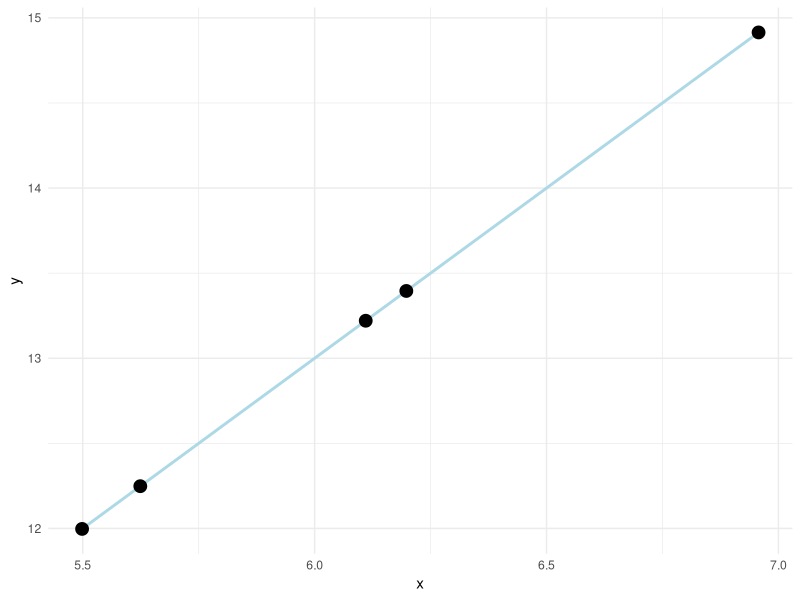
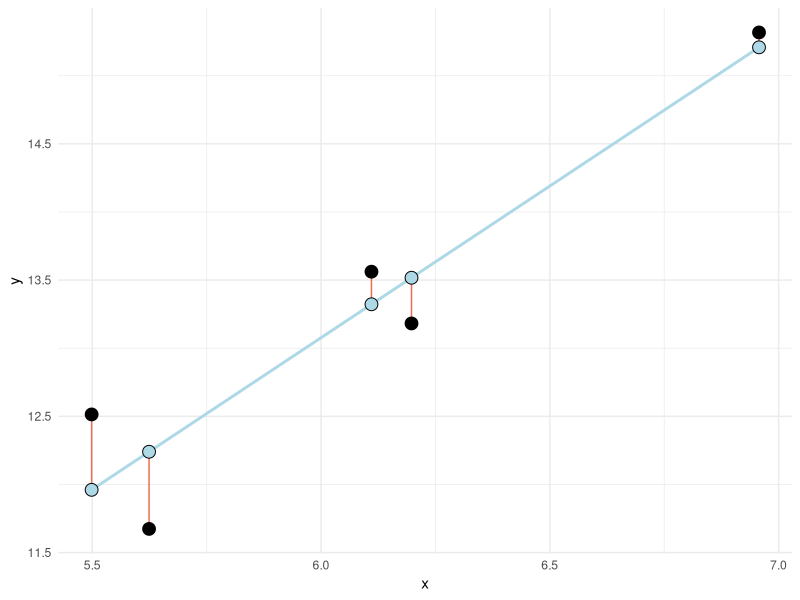
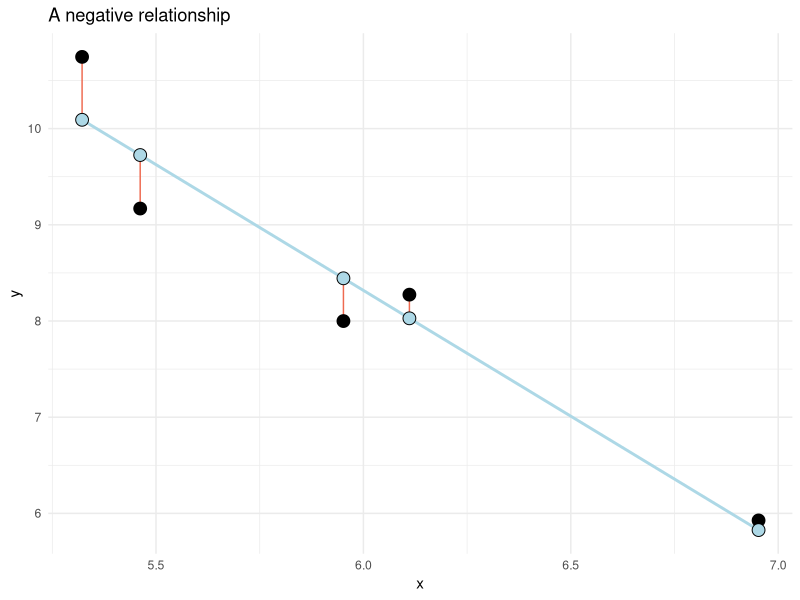
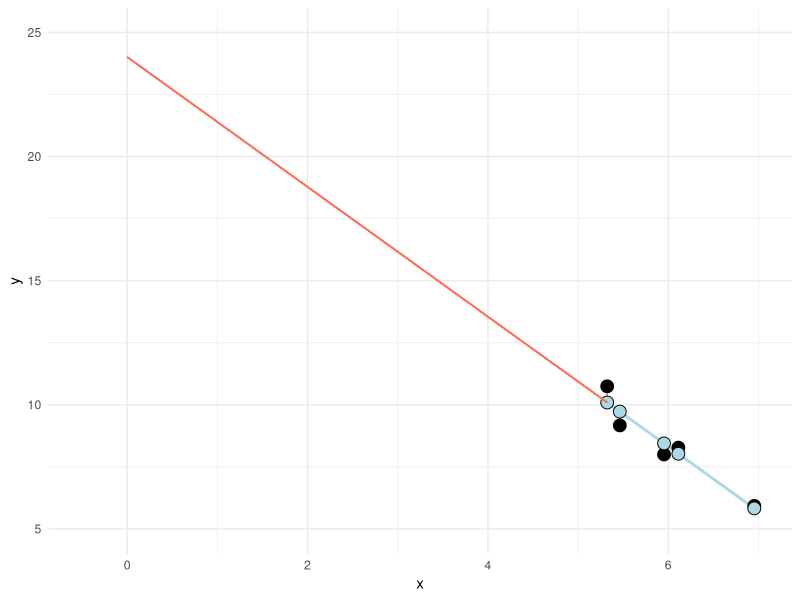
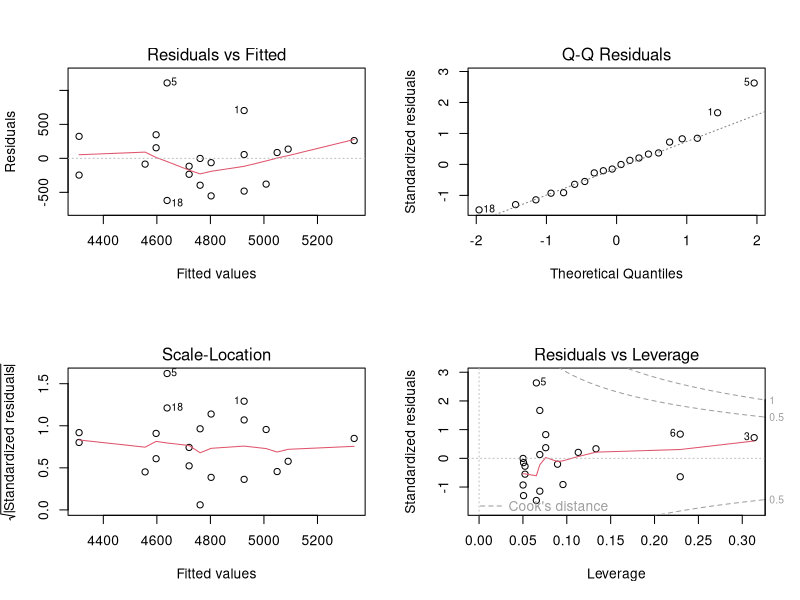

Recreate these plots in R, in order.
## ---- chunk 1
knitr::opts_chunk$set(echo = TRUE, warning = FALSE, message = FALSE)
## ---- chunk 2
library(tidyverse)
set.seed(1)
x <- rnorm(5, 6, 0.6)

y <- 1 + 2*x

ggplot(data.frame(x = x, y = y), aes(x, y)) + 
        geom_smooth(method = "lm", se = FALSE, color = "lightblue") +
        geom_point(size = 4)  + theme_minimal()

## ---- chunk 3
library(tidyverse)
set.seed(1)
x <- rnorm(5, 6, 0.6)

error <- rnorm(5, 0, 0.7)

y2 <- 1 + 2*x + error

mod <- lm(y2 ~ x)

pred <- predict(mod)
resid <- resid(mod)

ggplot(data.frame(x = x, y = y2, error = error,resid = resid, pred = pred), aes(x, y)) + 
        geom_segment(aes(x = x, xend = x,  y = pred + resid, yend = pred), color = "coral2") +
        geom_smooth(method = "lm", se = FALSE, color = "lightblue") +
        geom_point(size = 4)  +
        geom_point(aes(x, pred), fill = "lightblue", size = 4, shape = 21) +
        theme_minimal() +
        labs(y = "y", x = "x") 
        
## ---- chunk 4
library(tidyverse)
set.seed(2)
x <- rnorm(5, 6, 0.6)

error <- rnorm(5, 0, 0.7)

y2 <- 20 + (-2*x) + error

mod <- lm(y2 ~ x)

pred <- predict(mod)
resid <- resid(mod)

ggplot(data.frame(x = x, y = y2, error = error,resid = resid, pred = pred), aes(x, y)) + 
        geom_segment(aes(x = x, xend = x,  y = pred + resid, yend = pred), color = "coral2") +
        geom_smooth(method = "lm", se = FALSE, color = "lightblue") +
        geom_point(size = 4)  +
        geom_point(aes(x, pred), fill = "lightblue", size = 4, shape = 21) +
        theme_minimal() +
        labs(y = "y", x = "x", title = "A negative relationship") 
        
## ---- chunk 5

df <- data.frame(x = c(5.461851, 6.110910, 6.952707, 5.321775, 5.951849),
                 y = c(9.168992,  8.273749,  5.926797, 10.745583,  7.999151))

fit <- lm(y ~ x, data = df)

summary(fit)

## ---- chunk 6
library(tidyverse)

df <- data.frame(x = c(5.461851, 6.110910, 6.952707, 5.321775, 5.951849),
                 y = c(9.168992,  8.273749,  5.926797, 10.745583,  7.999151))

mod <- lm(y ~ x, data = df)

pred <- predict(mod)
resid <- resid(mod)

ggplot(data.frame(x = x, y = y2, error = error,resid = resid, pred = pred), aes(x, y)) + 
        geom_segment(aes(x = x, xend = x,  y = pred + resid, yend = pred), color = "coral2") +
        geom_smooth(method = "lm", se = FALSE, color = "lightblue") +
        geom_point(size = 4)  +
        geom_point(aes(x, pred), fill = "lightblue", size = 4, shape = 21) +
        theme_minimal() +
        geom_segment(aes(x = min(df$x), xend = 0, y = max(pred), yend = coef(mod)[1]), color = "coral1") +
        scale_x_continuous(limits = c(-0.5, 7)) +
        scale_y_continuous(limits = c(5, 25)) +
        labs(y = "y", x = "x") 
        
## ---- chunk 7
library(readxl); library(tidyverse)

cyclingStudy <- read_excel("./data/cyclingStudy.xlsx", na = "NA") %>%
        filter(timepoint == "pre") %>%
        select(subject, group, VO2.max, height.T1) 

m1 <- lm(VO2.max ~ height.T1, data = cyclingStudy)

## ---- chunk 8
library(knitr); library(broom)

tidy(m1) %>%
        kable(col.names = c("", "Estimate", "SE", "t-statistic", "p-value"), 
              digits = c(NA, 1, 1, 2, 3))

## ---- chunk 9
par(mfrow = c(2, 2))

plot(m1)

par(mfrow = c(1, 1))
